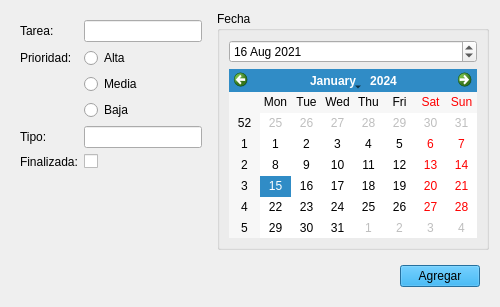
<?xml version="1.0" encoding="UTF-8"?>
<ui version="4.0">
 <class>AgregarTarea</class>
 <widget class="QDialog" name="AgregarTarea">
  <property name="geometry">
   <rect>
    <x>0</x>
    <y>0</y>
    <width>500</width>
    <height>307</height>
   </rect>
  </property>
  <property name="windowTitle">
   <string>Agregar Tarea</string>
  </property>
  <property name="windowIcon">
   <iconset resource="Recursos.qrc">
    <normaloff>:/iconos/Recursos/lista-de-tareas.png</normaloff>:/iconos/Recursos/lista-de-tareas.png</iconset>
  </property>
  <layout class="QGridLayout" name="gridLayout">
   <item row="0" column="0">
    <widget class="QWidget" name="widget" native="true">
     <property name="minimumSize">
      <size>
       <width>200</width>
       <height>0</height>
      </size>
     </property>
     <layout class="QFormLayout" name="formLayout">
      <item row="0" column="0">
       <widget class="QLabel" name="label">
        <property name="text">
         <string>Tarea:</string>
        </property>
       </widget>
      </item>
      <item row="0" column="1">
       <widget class="QLineEdit" name="inTarea">
        <property name="accessibleDescription">
         <string/>
        </property>
        <property name="inputMask">
         <string/>
        </property>
        <property name="text">
         <string/>
        </property>
       </widget>
      </item>
      <item row="3" column="0">
       <widget class="QLabel" name="label_2">
        <property name="text">
         <string>Prioridad:</string>
        </property>
       </widget>
      </item>
      <item row="3" column="1">
       <widget class="QRadioButton" name="cmdAlta">
        <property name="text">
         <string>Alta</string>
        </property>
       </widget>
      </item>
      <item row="4" column="1">
       <widget class="QRadioButton" name="cmdMedia">
        <property name="text">
         <string>Media</string>
        </property>
       </widget>
      </item>
      <item row="5" column="1">
       <widget class="QRadioButton" name="cmdBaja">
        <property name="text">
         <string>Baja</string>
        </property>
       </widget>
      </item>
      <item row="6" column="0">
       <widget class="QLabel" name="label_3">
        <property name="text">
         <string>Tipo:</string>
        </property>
       </widget>
      </item>
      <item row="6" column="1">
       <widget class="QLineEdit" name="inTipo"/>
      </item>
      <item row="8" column="1">
       <spacer name="verticalSpacer">
        <property name="orientation">
         <enum>Qt::Vertical</enum>
        </property>
        <property name="sizeHint" stdset="0">
         <size>
          <width>20</width>
          <height>40</height>
         </size>
        </property>
       </spacer>
      </item>
      <item row="7" column="1">
       <widget class="QCheckBox" name="inFinalizada">
        <property name="text">
         <string/>
        </property>
       </widget>
      </item>
      <item row="7" column="0">
       <widget class="QLabel" name="label_4">
        <property name="text">
         <string>Finalizada:</string>
        </property>
       </widget>
      </item>
     </layout>
    </widget>
   </item>
   <item row="0" column="1">
    <widget class="QGroupBox" name="groupBox">
     <property name="title">
      <string>Fecha</string>
     </property>
     <layout class="QVBoxLayout" name="verticalLayout">
      <item>
       <widget class="QDateEdit" name="inFecha">
        <property name="dateTime">
         <datetime>
          <hour>0</hour>
          <minute>0</minute>
          <second>0</second>
          <year>2021</year>
          <month>8</month>
          <day>16</day>
         </datetime>
        </property>
       </widget>
      </item>
      <item>
       <widget class="QCalendarWidget" name="cmdCalendario"/>
      </item>
     </layout>
    </widget>
   </item>
   <item row="1" column="0" colspan="2">
    <widget class="QWidget" name="widget_2" native="true">
     <layout class="QHBoxLayout" name="horizontalLayout">
      <item>
       <spacer name="horizontalSpacer">
        <property name="orientation">
         <enum>Qt::Horizontal</enum>
        </property>
        <property name="sizeHint" stdset="0">
         <size>
          <width>275</width>
          <height>20</height>
         </size>
        </property>
       </spacer>
      </item>
      <item>
       <widget class="QPushButton" name="cmdAgregar">
        <property name="styleSheet">
         <string notr="true">color: rgb(0, 0, 0);
background-color: rgb(0, 170, 255);</string>
        </property>
        <property name="text">
         <string>Agregar</string>
        </property>
       </widget>
      </item>
     </layout>
    </widget>
   </item>
  </layout>
 </widget>
 <resources>
  <include location="Recursos.qrc"/>
 </resources>
 <connections>
  <connection>
   <sender>inFecha</sender>
   <signal>userDateChanged(QDate)</signal>
   <receiver>cmdCalendario</receiver>
   <slot>setSelectedDate(QDate)</slot>
   <hints>
    <hint type="sourcelabel">
     <x>274</x>
     <y>60</y>
    </hint>
    <hint type="destinationlabel">
     <x>305</x>
     <y>171</y>
    </hint>
   </hints>
  </connection>
  <connection>
   <sender>cmdCalendario</sender>
   <signal>clicked(QDate)</signal>
   <receiver>inFecha</receiver>
   <slot>setDate(QDate)</slot>
   <hints>
    <hint type="sourcelabel">
     <x>305</x>
     <y>171</y>
    </hint>
    <hint type="destinationlabel">
     <x>274</x>
     <y>60</y>
    </hint>
   </hints>
  </connection>
 </connections>
</ui>
